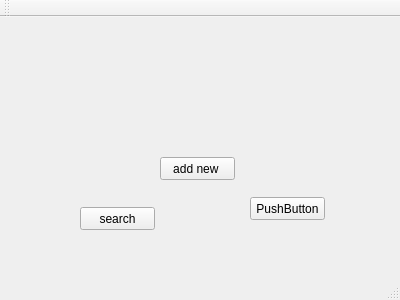
<?xml version="1.0" encoding="UTF-8"?>
<ui version="4.0">
 <class>MainWindow</class>
 <widget class="QMainWindow" name="MainWindow">
  <property name="geometry">
   <rect>
    <x>0</x>
    <y>0</y>
    <width>400</width>
    <height>300</height>
   </rect>
  </property>
  <property name="windowTitle">
   <string>MainWindow</string>
  </property>
  <widget class="QWidget" name="centralWidget">
   <widget class="QPushButton" name="pushButton">
    <property name="geometry">
     <rect>
      <x>250</x>
      <y>180</y>
      <width>75</width>
      <height>23</height>
     </rect>
    </property>
    <property name="text">
     <string>PushButton</string>
    </property>
   </widget>
   <widget class="QPushButton" name="pushButton_2">
    <property name="geometry">
     <rect>
      <x>160</x>
      <y>140</y>
      <width>75</width>
      <height>23</height>
     </rect>
    </property>
    <property name="text">
     <string>add new </string>
    </property>
   </widget>
   <widget class="QPushButton" name="pushButton_3">
    <property name="geometry">
     <rect>
      <x>80</x>
      <y>190</y>
      <width>75</width>
      <height>23</height>
     </rect>
    </property>
    <property name="text">
     <string>search</string>
    </property>
   </widget>
  </widget>
  <widget class="QMenuBar" name="menuBar">
   <property name="geometry">
    <rect>
     <x>0</x>
     <y>0</y>
     <width>400</width>
     <height>21</height>
    </rect>
   </property>
  </widget>
  <widget class="QToolBar" name="mainToolBar">
   <attribute name="toolBarArea">
    <enum>TopToolBarArea</enum>
   </attribute>
   <attribute name="toolBarBreak">
    <bool>false</bool>
   </attribute>
  </widget>
  <widget class="QStatusBar" name="statusBar"/>
 </widget>
 <layoutdefault spacing="6" margin="11"/>
 <resources/>
 <connections/>
</ui>
